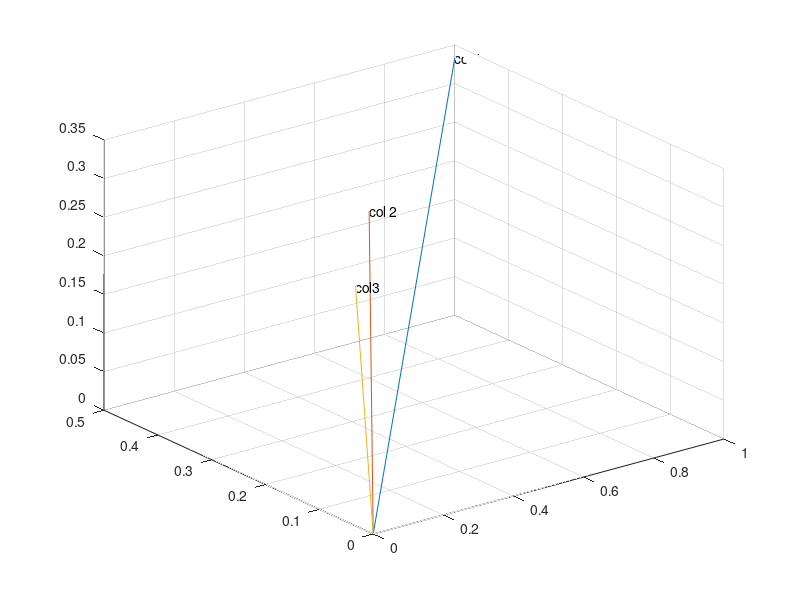

The MATLAB script that drew this image:
% vector_plot.m
%This file plots the column vectors of the 3x3 Hilbert matrix.

x1=[0 1];
y1=[0 1/2];
z1=[0 1/3];
x2=[0 1/2];
y2=[0 1/3];
z2=[0 1/4];
x3=[0 1/3];
y3=[0 1/4];
z3=[0 1/5];
plot3(x1,y1,z1,x2,y2,z2,x3,y3,z3)
grid on
text(1,1/2,1/3,'col 1')
text(1/2,1/3,1/4,'col 2')
text(1/3,1/4,1/5,'col3')
